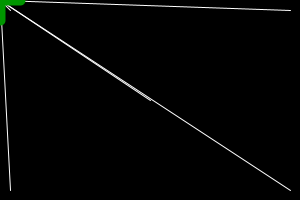
Frame 1 (no input)
Frame 60 (the mouse pressed at the canvas centre just before this capture): identical to frame 1, image omitted
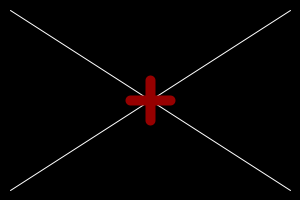
Frame 120 (the mouse held since frame 60 and released just before this capture)

The Processing sketch that drew these frames (run headless with seeded random() and noise(); from frame 60 on, the mouse is pressed at the canvas centre):

// Processing sketch: processing_39833
// ── processing_39833.pde

void setup(){
  size(300,200);
  smooth();
  
}
void draw() {
background(0);
stroke(255);
strokeWeight(1);
line(mouseX,mouseY,width/2,height/2);
line(mouseX,mouseY,10,10);
line(mouseX,mouseY,290,10);
line(mouseX,mouseY,10,190);
line(mouseX,mouseY,290,190);
if (mousePressed) {stroke(150,0,0);
} else {
 stroke(0,150,0);
}
strokeWeight(10);
line(mouseX,mouseY,mouseX+20,mouseY);
line(mouseX,mouseY,mouseX-20,mouseY);
line(mouseX,mouseY,mouseX,mouseY+20);
line(mouseX,mouseY,mouseX,mouseY-20);
}
